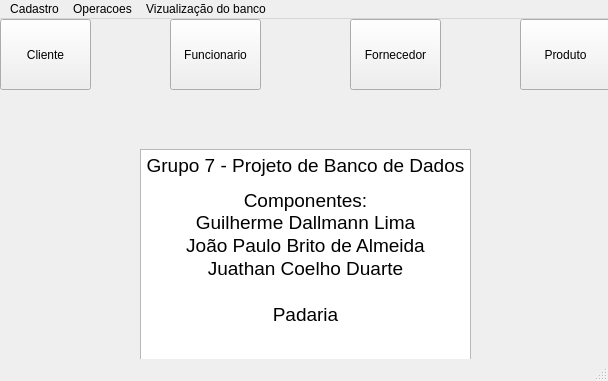
<?xml version="1.0" encoding="UTF-8"?>
<ui version="4.0">
 <class>MainWindow</class>
 <widget class="QMainWindow" name="MainWindow">
  <property name="geometry">
   <rect>
    <x>0</x>
    <y>0</y>
    <width>608</width>
    <height>381</height>
   </rect>
  </property>
  <property name="windowTitle">
   <string>MainWindow</string>
  </property>
  <property name="toolTip">
   <string>&lt;html&gt;&lt;head/&gt;&lt;body&gt;&lt;p&gt;&lt;img src=&quot;:/logo_cliente/cliente.png&quot;/&gt;&lt;/p&gt;&lt;/body&gt;&lt;/html&gt;</string>
  </property>
  <widget class="QWidget" name="centralwidget">
   <widget class="QTextBrowser" name="sobre_grouptext">
    <property name="geometry">
     <rect>
      <x>140</x>
      <y>130</y>
      <width>331</width>
      <height>211</height>
     </rect>
    </property>
    <property name="styleSheet">
     <string notr="true">image: url(:/logoempresa/icons/fornecedor.png)</string>
    </property>
    <property name="html">
     <string>&lt;!DOCTYPE HTML PUBLIC &quot;-//W3C//DTD HTML 4.0//EN&quot; &quot;http://www.w3.org/TR/REC-html40/strict.dtd&quot;&gt;
&lt;html&gt;&lt;head&gt;&lt;meta name=&quot;qrichtext&quot; content=&quot;1&quot; /&gt;&lt;style type=&quot;text/css&quot;&gt;
p, li { white-space: pre-wrap; }
&lt;/style&gt;&lt;/head&gt;&lt;body style=&quot; font-family:'MS Shell Dlg 2'; font-size:8.25pt; font-weight:400; font-style:normal;&quot;&gt;
&lt;p align=&quot;center&quot; style=&quot; margin-top:0px; margin-bottom:0px; margin-left:0px; margin-right:0px; -qt-block-indent:0; text-indent:0px;&quot;&gt;&lt;span style=&quot; font-size:14pt;&quot;&gt;Grupo 7 - Projeto de Banco de Dados&lt;br /&gt;&lt;/span&gt;&lt;/p&gt;
&lt;p align=&quot;center&quot; style=&quot; margin-top:0px; margin-bottom:0px; margin-left:0px; margin-right:0px; -qt-block-indent:0; text-indent:0px;&quot;&gt;&lt;span style=&quot; font-size:14pt;&quot;&gt;Componentes:&lt;br /&gt;Guilherme Dallmann Lima&lt;/span&gt;&lt;/p&gt;
&lt;p align=&quot;center&quot; style=&quot; margin-top:0px; margin-bottom:0px; margin-left:0px; margin-right:0px; -qt-block-indent:0; text-indent:0px;&quot;&gt;&lt;span style=&quot; font-size:14pt;&quot;&gt;João Paulo Brito de Almeida&lt;/span&gt;&lt;/p&gt;
&lt;p align=&quot;center&quot; style=&quot; margin-top:0px; margin-bottom:0px; margin-left:0px; margin-right:0px; -qt-block-indent:0; text-indent:0px;&quot;&gt;&lt;span style=&quot; font-size:14pt;&quot;&gt;Juathan Coelho Duarte&lt;/span&gt;&lt;/p&gt;
&lt;p align=&quot;center&quot; style=&quot;-qt-paragraph-type:empty; margin-top:0px; margin-bottom:0px; margin-left:0px; margin-right:0px; -qt-block-indent:0; text-indent:0px; font-size:14pt;&quot;&gt;&lt;br /&gt;&lt;/p&gt;
&lt;p align=&quot;center&quot; style=&quot; margin-top:0px; margin-bottom:0px; margin-left:0px; margin-right:0px; -qt-block-indent:0; text-indent:0px;&quot;&gt;&lt;span style=&quot; font-size:14pt;&quot;&gt;Padaria&lt;/span&gt;&lt;/p&gt;&lt;/body&gt;&lt;/html&gt;</string>
    </property>
   </widget>
   <widget class="QPushButton" name="cliente_button">
    <property name="geometry">
     <rect>
      <x>0</x>
      <y>0</y>
      <width>91</width>
      <height>71</height>
     </rect>
    </property>
    <property name="styleSheet">
     <string notr="true">image: url(:/logo_cliente/cliente.png)</string>
    </property>
    <property name="text">
     <string>Cliente</string>
    </property>
    <property name="icon">
     <iconset resource="icons/logo_client.qrc">
      <normaloff>:/logo_cliente/cliente.png</normaloff>:/logo_cliente/cliente.png</iconset>
    </property>
   </widget>
   <widget class="QPushButton" name="produto_button">
    <property name="geometry">
     <rect>
      <x>520</x>
      <y>0</y>
      <width>91</width>
      <height>71</height>
     </rect>
    </property>
    <property name="toolTip">
     <string>&lt;html&gt;&lt;head/&gt;&lt;body&gt;&lt;p&gt;&lt;img src=&quot;:/logo_produto/produtos.png&quot;/&gt;&lt;/p&gt;&lt;/body&gt;&lt;/html&gt;</string>
    </property>
    <property name="styleSheet">
     <string notr="true">image:url(:/logo_produto/produtos.png)</string>
    </property>
    <property name="text">
     <string>Produto</string>
    </property>
    <property name="icon">
     <iconset resource="icons/logo_produto.qrc">
      <normaloff>:/logo_produto/produtos.png</normaloff>:/logo_produto/produtos.png</iconset>
    </property>
   </widget>
   <widget class="QPushButton" name="fornecedor_button">
    <property name="geometry">
     <rect>
      <x>350</x>
      <y>0</y>
      <width>91</width>
      <height>71</height>
     </rect>
    </property>
    <property name="toolTip">
     <string>&lt;html&gt;&lt;head/&gt;&lt;body&gt;&lt;p&gt;&lt;img src=&quot;:/logo_fornecedor/fornecedor.png&quot;/&gt;&lt;/p&gt;&lt;/body&gt;&lt;/html&gt;</string>
    </property>
    <property name="styleSheet">
     <string notr="true">image: url(:/logo_fornecedor/fornecedor.png)</string>
    </property>
    <property name="text">
     <string>Fornecedor</string>
    </property>
    <property name="icon">
     <iconset resource="icons/logo_fornecedor.qrc">
      <normaloff>:/logo_fornecedor/fornecedor.png</normaloff>:/logo_fornecedor/fornecedor.png</iconset>
    </property>
   </widget>
   <widget class="QPushButton" name="funcionario_button">
    <property name="geometry">
     <rect>
      <x>170</x>
      <y>0</y>
      <width>91</width>
      <height>71</height>
     </rect>
    </property>
    <property name="toolTip">
     <string>&lt;html&gt;&lt;head/&gt;&lt;body&gt;&lt;p&gt;&lt;img src=&quot;:/logo_funcionario/alterar.png&quot;/&gt;&lt;/p&gt;&lt;/body&gt;&lt;/html&gt;</string>
    </property>
    <property name="styleSheet">
     <string notr="true">image: url(:/logo_funcionario/alterar.png)</string>
    </property>
    <property name="text">
     <string>Funcionario</string>
    </property>
    <property name="icon">
     <iconset>
      <normaloff>icons/alterar.png</normaloff>icons/alterar.png</iconset>
    </property>
   </widget>
  </widget>
  <widget class="QMenuBar" name="menubar">
   <property name="geometry">
    <rect>
     <x>0</x>
     <y>0</y>
     <width>608</width>
     <height>21</height>
    </rect>
   </property>
   <widget class="QMenu" name="menuCadastro">
    <property name="title">
     <string>Cadastro</string>
    </property>
    <addaction name="actionAdicionar_Cliente"/>
    <addaction name="actionAdicionar_Funcionario"/>
    <addaction name="actionAdicionar_Fornecedor"/>
    <addaction name="actionAdicionar_Produto"/>
   </widget>
   <widget class="QMenu" name="menuOperacoes">
    <property name="title">
     <string>Operacoes</string>
    </property>
    <widget class="QMenu" name="menuProdutos_na_cesta">
     <property name="title">
      <string>Funcionario</string>
     </property>
     <addaction name="actionProcura_Funcionario"/>
     <addaction name="actionExclui_Funcionario"/>
    </widget>
    <widget class="QMenu" name="menuExclusao">
     <property name="title">
      <string>Cliente</string>
     </property>
     <addaction name="actionExclusao_de_Cliente"/>
     <addaction name="actionExclusao_do_Cliente"/>
     <addaction name="actionLista_itens_da_cesta_do_Cliente"/>
     <addaction name="actionExclui_itens_da_cesta_do_Cliente"/>
     <addaction name="actionAdiciona_itens_na_cesta_do_Cliente"/>
    </widget>
    <widget class="QMenu" name="menuFornecedor_2">
     <property name="title">
      <string>Fornecedor</string>
     </property>
     <addaction name="actionProcura_Fornecedor"/>
     <addaction name="actionExclui_Fornecedor"/>
     <addaction name="actionAdiciona_iten_fornecido"/>
     <addaction name="actionAtualiza_valor_do_iten_fornecido"/>
     <addaction name="actionProcura_por_itens_fornecidos"/>
    </widget>
    <widget class="QMenu" name="menuProduto_2">
     <property name="title">
      <string>Produto</string>
     </property>
     <addaction name="actionAtuaizar_pre_o_do_item"/>
     <addaction name="actionAdiciona_produtos_ao_catalogo_do_estoque"/>
     <addaction name="actionProcura_por_Produto_no_Estoque"/>
     <addaction name="actionDeleta_produto_do_estoque"/>
    </widget>
    <addaction name="menuExclusao"/>
    <addaction name="menuProdutos_na_cesta"/>
    <addaction name="menuFornecedor_2"/>
    <addaction name="menuProduto_2"/>
   </widget>
   <widget class="QMenu" name="menuVizualiza_o_do_banco">
    <property name="title">
     <string>Vizualização do banco</string>
    </property>
    <addaction name="actionSele_o_dos_Funcionarios"/>
    <addaction name="actionSele_o_dos_Clientes"/>
    <addaction name="actionSele_o_de_Produtos"/>
   </widget>
   <addaction name="menuCadastro"/>
   <addaction name="menuOperacoes"/>
   <addaction name="menuVizualiza_o_do_banco"/>
  </widget>
  <widget class="QStatusBar" name="statusbar"/>
  <action name="actionAdicionar_Funcionario">
   <property name="text">
    <string>Adicionar Funcionario</string>
   </property>
  </action>
  <action name="actionAdicionar_Cliente">
   <property name="text">
    <string>Adicionar Cliente</string>
   </property>
  </action>
  <action name="actionAdicionar_Fornecedor">
   <property name="text">
    <string>Adicionar Fornecedor</string>
   </property>
  </action>
  <action name="actionAdicionar_Produto">
   <property name="text">
    <string>Adicionar Produto</string>
   </property>
  </action>
  <action name="actionAdicionar_a_Cesta">
   <property name="text">
    <string>Adicionar a Cesta</string>
   </property>
  </action>
  <action name="actionAdicionar_ao_Estoque">
   <property name="text">
    <string>Adicionar ao Estoque</string>
   </property>
  </action>
  <action name="actionExclusao_Funcionario">
   <property name="text">
    <string>Excluir da Cesta</string>
   </property>
  </action>
  <action name="actionExclusao_Cliente">
   <property name="text">
    <string>Excluir do Estoque</string>
   </property>
  </action>
  <action name="actionListar_Produtos_de_um_Cliente">
   <property name="text">
    <string>Listar Produtos de um Cliente</string>
   </property>
  </action>
  <action name="actionExcluir_Produtos_de_um_Cliente">
   <property name="text">
    <string>Excluir Produtos de um Cliente</string>
   </property>
  </action>
  <action name="actionAdicionar_Produtos_a_um_Cliente">
   <property name="text">
    <string>Adicionar Produtos a um Cliente</string>
   </property>
  </action>
  <action name="actionExclusao_de_Cliente">
   <property name="text">
    <string>Procura do Cliente</string>
   </property>
  </action>
  <action name="actionExclusao_de_Funcionario">
   <property name="text">
    <string>Exclusao de Funcionario</string>
   </property>
  </action>
  <action name="actionExclusao_de_Fornecedor">
   <property name="text">
    <string>Exclusao de Fornecedor</string>
   </property>
  </action>
  <action name="actionExclusao_de_Produto">
   <property name="text">
    <string>Exclusao de Produto</string>
   </property>
  </action>
  <action name="actionExclusao_de_Item_na_Cesta">
   <property name="text">
    <string>Exclusao de Item na Cesta</string>
   </property>
  </action>
  <action name="actionProcurar_Cliente_2">
   <property name="text">
    <string>Procurar Cliente</string>
   </property>
  </action>
  <action name="actionProcurar_Funcionario_2">
   <property name="text">
    <string>Procurar Funcionario</string>
   </property>
  </action>
  <action name="actionProcurar_Funcionario_3">
   <property name="text">
    <string>Procurar Funcionario</string>
   </property>
  </action>
  <action name="actionProcurar_Produto_2">
   <property name="text">
    <string>Procurar Produto</string>
   </property>
  </action>
  <action name="actionExclusao_do_Cliente">
   <property name="text">
    <string>Exclusao do Cliente</string>
   </property>
  </action>
  <action name="actionLista_itens_da_cesta_do_Cliente">
   <property name="text">
    <string>Lista itens da cesta do Cliente</string>
   </property>
  </action>
  <action name="actionExclui_itens_da_cesta_do_Cliente">
   <property name="text">
    <string>Exclui itens da cesta do Cliente</string>
   </property>
  </action>
  <action name="actionAdiciona_itens_na_cesta_do_Cliente">
   <property name="text">
    <string>Adiciona itens na cesta do Cliente</string>
   </property>
  </action>
  <action name="actionProcura_Funcionario">
   <property name="text">
    <string>Procura Funcionario</string>
   </property>
  </action>
  <action name="actionExclui_Funcionario">
   <property name="text">
    <string>Exclui Funcionario</string>
   </property>
  </action>
  <action name="actionProcura_Fornecedor">
   <property name="text">
    <string>Procura Fornecedor</string>
   </property>
  </action>
  <action name="actionExclui_Fornecedor">
   <property name="text">
    <string>Exclui Fornecedor</string>
   </property>
  </action>
  <action name="actionAdiciona_iten_fornecido">
   <property name="text">
    <string>Adiciona iten fornecido</string>
   </property>
  </action>
  <action name="actionAtualiza_valor_do_iten_fornecido">
   <property name="text">
    <string>Atualiza valor do iten fornecido</string>
   </property>
  </action>
  <action name="actionProcura_por_itens_fornecidos">
   <property name="text">
    <string>Procura por itens fornecidos</string>
   </property>
  </action>
  <action name="actionAtuaizar_pre_o_do_item">
   <property name="text">
    <string>Atuaizar preço do item</string>
   </property>
  </action>
  <action name="actionAdiciona_produtos_ao_catalogo_do_estoque">
   <property name="text">
    <string>Adiciona produtos ao catalogo do estoque</string>
   </property>
  </action>
  <action name="actionProcura_por_Produto_no_Estoque">
   <property name="text">
    <string>Procura por Produto no estoque</string>
   </property>
  </action>
  <action name="actionDeleta_produto_do_estoque">
   <property name="text">
    <string>Deleta produto do estoque</string>
   </property>
  </action>
  <action name="actionSele_o_dos_Funcionarios">
   <property name="text">
    <string>Seleção dos Funcionarios</string>
   </property>
  </action>
  <action name="actionSele_o_dos_Clientes">
   <property name="text">
    <string>Seleção dos Clientes</string>
   </property>
  </action>
  <action name="actionSele_o_de_Produtos">
   <property name="text">
    <string>Seleção de Produtos</string>
   </property>
  </action>
 </widget>
 <resources>
  <include location="icons/logo_client.qrc"/>
  <include location="icons/logo_fornecedor.qrc"/>
  <include location="icons/logo_funcionario.qrc"/>
  <include location="icons/logo_produto.qrc"/>
 </resources>
 <connections/>
</ui>
